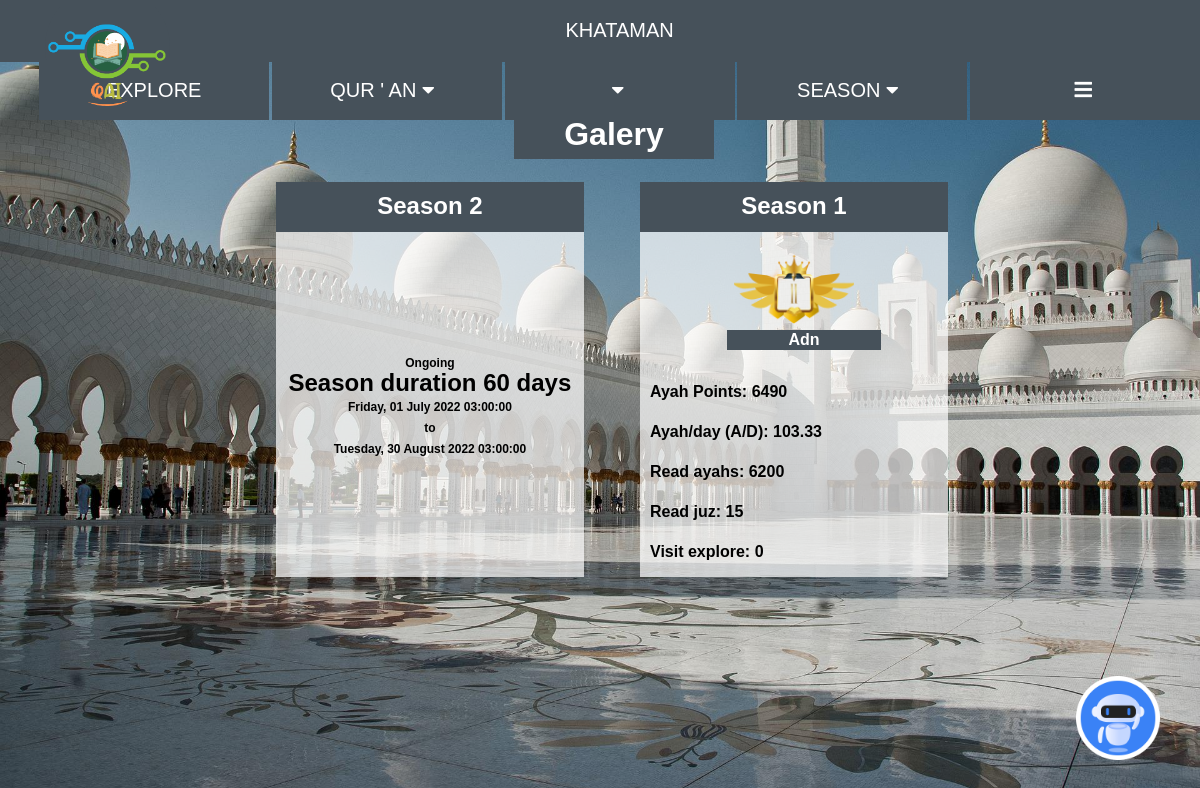
/season/galery (signed in), run on the app's committed database.
### ownlibs/dbmodels.py (models this page shows)
class SeasonHistory(db.Model):
    __tablename__="SeasonHistory"
    id = db.Column(db.Integer, primary_key=True)
    owner_id = db.Column(db.Integer, db.ForeignKey("Users.id"), nullable=False)
    season_name = db.Column(db.String, nullable=False)
    ap = db.Column(db.Integer, nullable=False, default=0)
    tiername_max = db.Column(db.String, nullable=False, default="Unclassified")
    tierimg_max = db.Column(db.String, nullable=False, default="0")
    visit_explore = db.Column(db.Integer, nullable=False, default=0)
    read_ayahs = db.Column(db.Integer, nullable=False, default=0)
    read_ayahpday = db.Column(db.Float(precision=5, decimal_return_scale=2), nullable=False, default=0.00)
    read_juz = db.Column(db.Integer, nullable=False, default=0)

class AppRules(db.Model):
    __tablename__ = "AppRules"
    id = db.Column(db.Integer, primary_key=True)
    season_name = db.Column(db.String, nullable=False)
    season_start = db.Column(db.DateTime)
    season_end = db.Column(db.DateTime)
    season_duration = db.Column(db.Integer) #int of days
    ayah_points = db.Column(db.String, nullable=False, default="100,400,900,1600,2600,4100,6600")
    tier_names = db.Column(db.String, nullable=False, default="Al Jannah,Darussalam,Darul Khuld,Darul Muqamah,Jannatul Maqwa,Adn,Firdaus")
    days = db.Column(db.Integer, nullable=False, default=1)
    next_day = db.Column(db.DateTime)

### app.py (the view, shortened to what this page needs)
@app.route("/season/<page>", methods=["GET", "POST"])
@login_required
def season(page="galery"):
    set_update_apprules()
    rules = AppRules.query.filter_by(id=1).first()
    if page == "rank":
        ls_id, ls_username, ls_gender, ls_ap, ls_tiernames, ls_img, ls_ad = get_friends_data(userid=current_user.id, sort=True)
        lsg_id, lsg_username, lsg_gender, lsg_ap, lsg_tiernames, lsg_img, lsg_ad = get_global_data(True)
        return render_template("season/rank.html",
        ls_id=ls_id,
        ls_username=ls_username,
        ls_gender=ls_gender,
        ls_ap=ls_ap,
        ls_tiernames=ls_tiernames,
        ls_img=ls_img,
        ls_ad=ls_ad,
        lsg_id=lsg_id,
        lsg_username=lsg_username,
        lsg_gender=lsg_gender,
        lsg_ap=lsg_ap,
        lsg_tiernames=lsg_tiernames,
        lsg_img=lsg_img,
        lsg_ad=lsg_ad)
    elif page == "galery":
        rules = AppRules.query.filter_by(id=1).first()
        sh = SeasonHistory.query.filter_by(owner=current_user)
        return render_template("season/galery.html",
        sh=sh,
        rules=rules,
        utc2loc=utc2loc)

### app.py (called while the page is built)
@lm.user_loader
def load_user(user_id):
    return Users.query.get(int(user_id))

### ownlibs/utils.py (called while the page is built)
def utc2loc(utcdate=datetime.utcnow(), caller=None): #caller=None for jinja
    unix_epoch = time.mktime(utcdate.timetuple())
    offset = datetime.fromtimestamp(unix_epoch) - datetime.utcfromtimestamp(unix_epoch)
    local_dt = utcdate + offset
    return local_dt.strftime("%A, %d %B %Y %H:%M:00")

### templates/season/galery.html (shortened to what this page needs)
{% extends "theme.html" %}
{% block body %}
<div class="bg-rank">
    <h1 class="rank">Galery</h1>
</div>
<div id="container-g">
    {% if sh %}
        {% for i in sh %}
        <div class="box-container-g">
            <div class="history-header-g">
                <label for="" class="txt-title-g"> Season {{i.season_name}}</label>
            </div>
            <div class="history-box-g">
                <div class="tier-history-g">
                    <img class="img-tier-g" src="/static/{{i.tierimg_max}}.png" alt="">
                    <div class="tier-label-g"><label for="" class="txt-tlabel-g">{{i.tiername_max}}</label></div>
                </div>
                <div class="box-stats-g">
                    <label for="" class="txt-content-g">Ayah Points: {{i.ap}}</label><br><br>
                    <label for="" class="txt-content-g">Ayah/day (A/D): {{i.read_ayahpday}}</label><br><br>
                    <label for="" class="txt-content-g">Read ayahs: {{i.read_ayahs}}</label><br><br>
                    <label for="" class="txt-content-g">Read juz: {{i.read_juz}}</label><br><br>
                    <label for="" class="txt-content-g">Visit explore: {{i.visit_explore}}</label><br><br>
                </div>
            </div>
        </div>
        {% endfor %}
    {% endif %}
    <div class="box-container-g">
        <div class="history-header-g">
            <label for="" class="txt-title-g"> Season {{rules.season_name}}</label>
        </div>
        <div class="history-box-g">
            <div class="box-stats-g" style="top: 120px; left: 0px; text-align: center;">
                <label for="" class="txt-content-g2">Ongoing</label><br>
                <label for="" class="txt-onrec-g">Season duration {{rules.season_duration}} days</label><br>
                <label for="" class="txt-content-g2">{{utc2loc(rules.season_start)}}</label><br>
                <label for="" class="txt-content-g2">to</label><br>
                <label for="" class="txt-content-g2">{{utc2loc(rules.season_end)}}</label><br>
            </div>
        </div>
    </div>
</div>
{% endblock %}

### static/style.css (style rules this page uses)
.bg-rank { position: absolute; top: 13%; left: 42%; text-align: center; background-color: rgb(70, 81, 90); width: 200px; height: 45px; margin: 10px; }
body { margin: 0; padding: 0; background: url("/static/masjid.jpg"); background-size: cover; background-repeat: no-repeat; }
.rank { text-align: center; font-family:'Franklin Gothic Medium', 'Arial Narrow', Arial, sans-serif; font-size: 32px; color: white; }
#container-g { position: relative; left: 5%; bottom: -10%; width: 90%; height: max-content; display: flex; justify-content: center; flex-wrap: wrap-reverse; flex-direction: row-reverse; }
.box-container-g { position: relative; top: 10px; left: 10px; width: 30%; height: 100%; text-align: center; margin: 20px; }
.history-header-g { position: relative; top: 10px; left: 10px; width: 95%; height: 50px; background-color: rgb(70, 81, 90); text-align: center; vertical-align: middle; }
.history-box-g { position: relative; top: 10px; left: 10px; width: 95%; height: 345px; background-color: rgb(255, 255, 255, 0.7); text-align: center; }
.tier-history-g { position: relative; top: -6px; width: 100%; text-align: center; }
.img-tier-g { position: relative; top: 0px; left: 0px; width: 120px; margin: auto; }
.tier-label-g { position: absolute; top: 104px; left: 87px; width: 50%; background-color: rgb(70, 81, 90); text-align: center; }
.box-stats-g { position: absolute; top: 150px; left: 10px; width: 100%; height: max-content; text-align: left; }
.txt-tlabel-g { position: relative; font-family: 'Franklin Gothic Medium', 'Arial Narrow', Arial, sans-serif; font-size: 16px; color: rgb(255, 255, 255); font-weight: bold; }
.txt-title-g { position: relative; font-family: 'Franklin Gothic Medium', 'Arial Narrow', Arial, sans-serif; font-size: 24px; color: rgb(255, 255, 255); font-weight: bold; top: 14px; }
.txt-content-g { position: relative; font-family: 'Franklin Gothic Medium', 'Arial Narrow', Arial, sans-serif; font-size: 16px; color: rgb(0, 0, 0); font-weight: bold; }
.txt-content-g2 { position: relative; font-family: 'Franklin Gothic Medium', 'Arial Narrow', Arial, sans-serif; font-size: 12px; color: rgb(0, 0, 0); font-weight: bold; }
.txt-onrec-g { position: relative; font-family: 'Franklin Gothic Medium', 'Arial Narrow', Arial, sans-serif; font-size: 24px; color: rgb(0, 0, 0); font-weight: bold; top: 0px; }

### templates/theme.html (style rules this page uses)
body { background-color: rgb(195, 203, 209); }

### templates/season/galery.html (style rules this page uses)
body { background-attachment: fixed; }

### data on the page
SeasonHistory: season_name "1", tiername_max "Adn", ap "6490", read_ayahpday "103.33", read_ayahs "6200", read_juz "15", visit_explore "0"
AppRules: season_name "2", season_duration "60", season_start "Friday, 01 July 2022 03:00:00", season_end "Tuesday, 30 August 2022 03:00:00"
